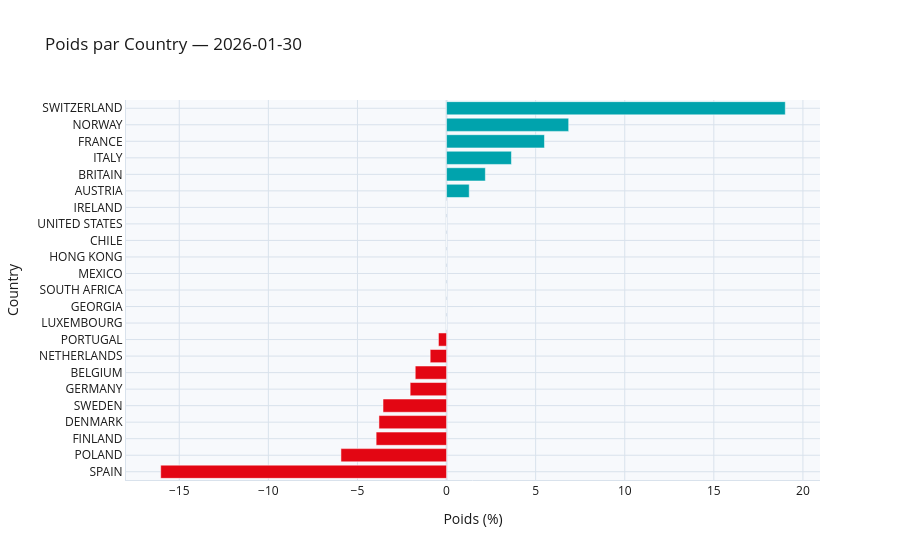

The cell this chart's notebook holds for it:
### Code cell
comp_charts["Country"].show()

### Figure 1 — Plotly figure (JSON) as saved in the notebook; plotly's stock layout.template omitted (floating-point values rounded to 4 significant figures)
{"data": [{"marker": {"color": ["#E30613", "#E30613", "#E30613", "#E30613", "#E30613", "#E30613", "#E30613", "#E30613", "#E30613", "#E30613", "#00A3AD", "#00A3AD", "#00A3AD", "#00A3AD", "#00A3AD", "#00A3AD", "#00A3AD", "#00A3AD", "#00A3AD", "#00A3AD", "#00A3AD", "#00A3AD", "#00A3AD"]}, "orientation": "h", "type": "bar", "x": [-16.04, -5.927, -3.952, -3.794, -3.565, -2.042, -1.757, -0.9187, -0.4549, -1.07e-15, 0.0, 0.0, 0.0, 0.0, 0.0, 1.024e-15, 1.094e-15, 1.273, 2.178, 3.642, 5.496, 6.854, 19.01], "y": ["SPAIN", "POLAND", "FINLAND", "DENMARK", "SWEDEN", "GERMANY", "BELGIUM", "NETHERLANDS", "PORTUGAL", "LUXEMBOURG", "GEORGIA", "SOUTH AFRICA", "MEXICO", "HONG KONG", "CHILE", "UNITED STATES", "IRELAND", "AUSTRIA", "BRITAIN", "ITALY", "FRANCE", "NORWAY", "SWITZERLAND"]}], "layout": {"font": {"color": "#1A1A1A"}, "paper_bgcolor": "white", "plot_bgcolor": "#F7F9FC", "title": {"text": "Poids par Country — 2026-01-30"}, "xaxis": {"gridcolor": "#D9E2EC", "linecolor": "#D9E2EC", "title": {"text": "Poids (%)"}, "zerolinecolor": "#D9E2EC"}, "yaxis": {"gridcolor": "#D9E2EC", "linecolor": "#D9E2EC", "title": {"text": "Country"}, "zerolinecolor": "#D9E2EC"}}}
